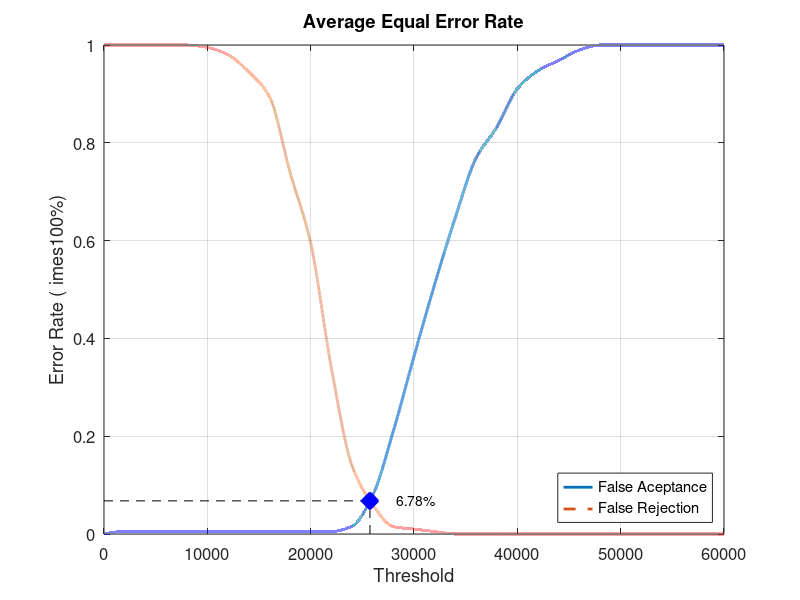
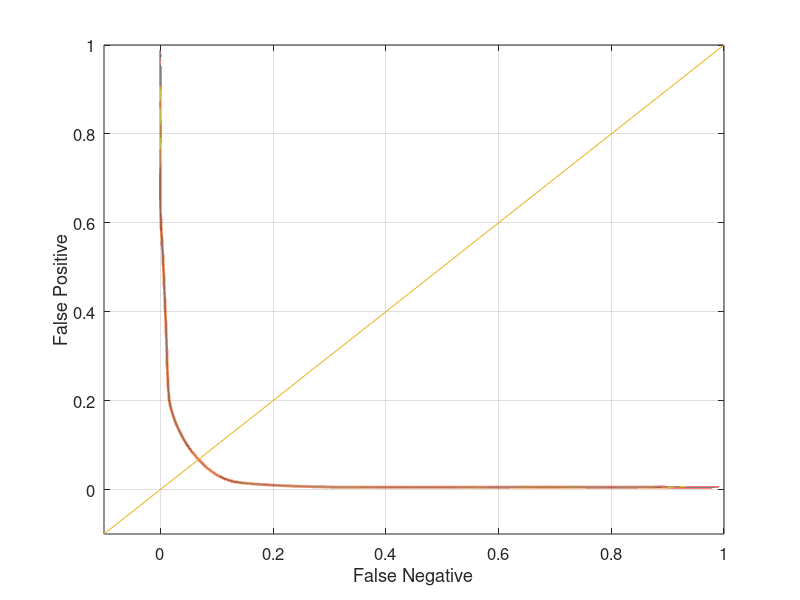

Write MATLAB code to recreate these figures, in order.
close all;
clear;
clc;
x = 0:2000:60000;
xq = 0:0.5:60000;

y0 = [0 0.00526316 0.00526316 0.00526316 0.00526316 0.00526316 0.00526316 0.00526316 0.00526316 0.00526316 0.00526316 0.00526316 0.0157895 0.0789474 0.210526 0.363158 0.510526 0.647368 0.768421 0.831579 0.910526 0.947368 0.968421 0.989474 1 1 1 1 1 1 1]
yy0 = interp1(x, y0, xq, 'pchip');
y1 = [1 1 1 1 1 0.995 0.98 0.945 0.895 0.74 0.595 0.34 0.14 0.06 0.015 0.01 0.005 0 0 0 0 0 0 0 0 0 0 0 0 0 0]
yy1 = interp1(x, y1, xq, 'pchip');

% Calculating EER: 
y2 = abs(y0 - y1);
find(y2 == min(y2))
yy2 = abs(yy0 - yy1);
xEER = find(yy2 == min(yy2));
xEERIndex = xq(xEER) % X-axis EER
yEER = yy0(xEER) % Y-axis EER

main = figure
plot(xq, yy0,'-','LineWidth', 2);	hold on
plot(xq, yy1,'--','LineWidth', 2);	hold on
plot([xEERIndex xEERIndex], [0 yEER], 'k--');	hold on
plot([0 xEERIndex], [yEER yEER], 'k--');	hold on
plot(xEERIndex, yEER, 'bx', 'LineWidth', 10);	hold on
text(xEERIndex + 10 * xEERIndex / 100, yEER, [num2str(round((10000 * yEER)) / 100) '%'])
legend('False Aceptance', 'False Rejection', 'Location', 'SouthEast')
xlabel('Threshold')
ylabel('Error Rate (	imes100%)')
title('Average Equal Error Rate')
set(gca, 'FontSize', 12)
axis([0 60000 0 1])
grid on

print(main, 'Database4_3Main', '-dpng');
FNRxFPR = figure('Color', [1 1 1]);
plot(yy1, yy0, '-', yy1, yy0, 'LineWidth', 2);
hold on
y = -0.1:0.1:1
plot(y, y); 
set(gca, 'FontSize', 12)
xlabel('False Negative')
ylabel('False Positive')
axis([-0.1 1 -0.1 1])
set(gca, 'FontSize', 12)
grid on

print(FNRxFPR, 'Database4_3FNRxFPR','-dpng');
